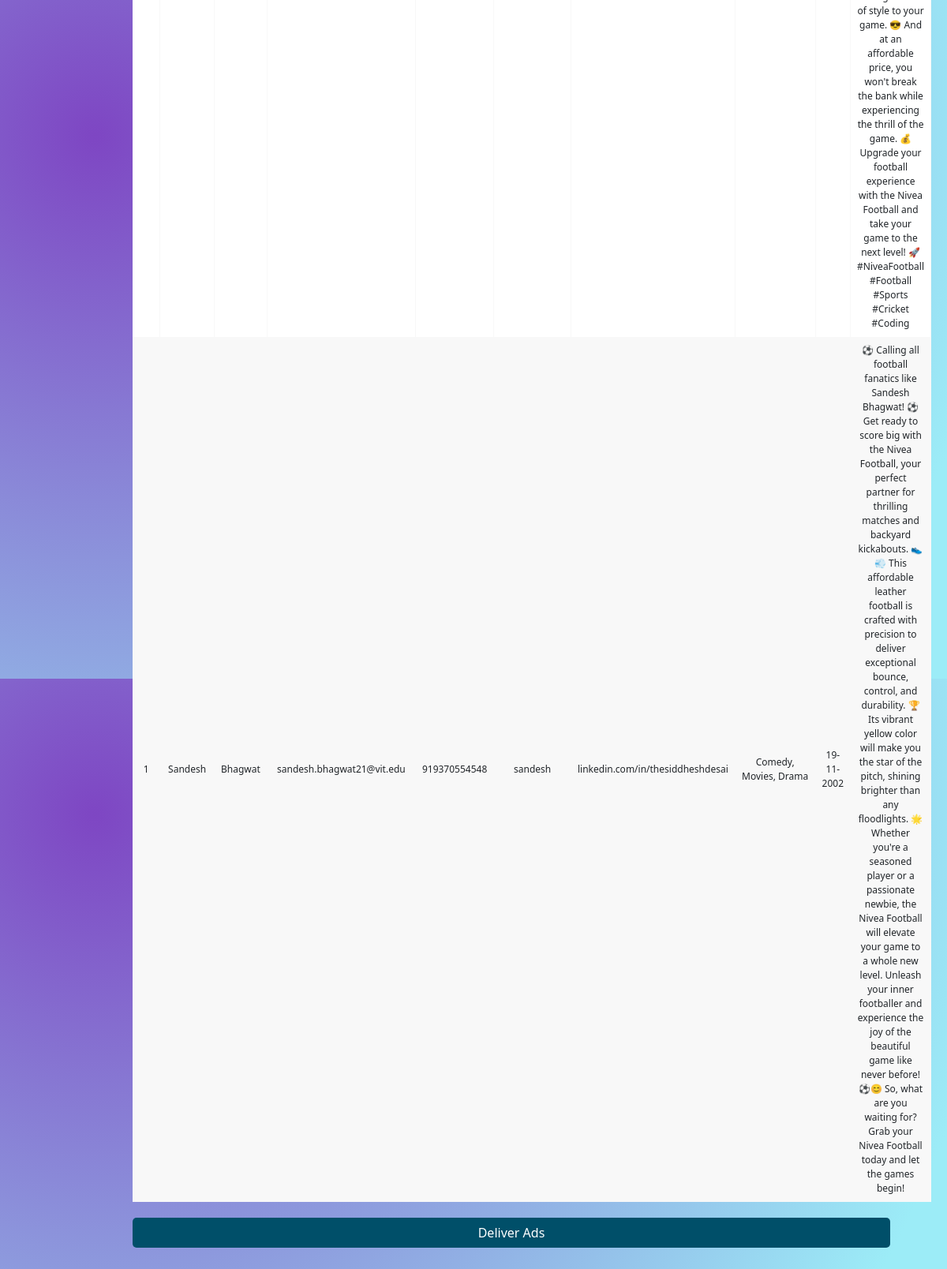
Page /customers on the committed database.
### tables this page shows
CREATE TABLE "da" (
"index" INTEGER,
  "First Name" TEXT,
  "Last Name" TEXT,
  "Email" TEXT,
  "WhatsApp" INTEGER,
  "Telegram" TEXT,
  "Linkedin" TEXT,
  "Interests" TEXT,
  "Date of Birth" TEXT
, ad_gen TEXT);

### app.py (the view)
@app.route('/customers', methods=['GET', 'POST'])
def display_table():
    connection = sqlite3.connect('demo.db')
    cursor = connection.cursor()
    cursor.execute('SELECT * FROM da')
    data = cursor.fetchall()
    print(data)
    connection.close()
    if request.method == 'POST':
        for i in data:
            send_whatsapp_message("+" + str(i[4]), i[9])
    return render_template('customer_table.html', data=data)

### templates/customer_table.html (shortened to what this page needs)
<!DOCTYPE html>
<html lang="en">
<head>
    <link href="https://cdn.jsdelivr.net/npm/bootstrap@5.3.2/dist/css/bootstrap.min.css" rel="stylesheet"
>
</head>
<body style="background: radial-gradient(circle at 10% 20%, rgb(126, 70, 195) 0%, rgb(156, 236, 247) 90%); background-size:cover">
    <div class="div" style="width: 80%; align-content: center; margin-top: 8%; margin-left: 8%;">
    <table class="fl-table" border="1">
        <tbody>
            {% for row in data %}
                <tr>
                    {% for value in row %}
                        <td>{{ value }}</td>
                    {% endfor %}
                </tr>
            {% endfor %}
        </tbody>
    </table>
    <form action="/customers" method="POST">
        <button type="submit" value="Submit" style="
            color: white;
            align-items: center;
            border-radius: 5px;
            width: 100%;
            height: 1cm;
            background-color: #004f69;
            border-color: white;
            border-style: hidden;
            margin-top:20px;
            margin-bottom: 5%;
          ">Deliver Ads</button>
    </form>
    </div>
</body>
</html>

### templates/customer_table.html (style rules this page uses)
body { display: flex; align-items: center; justify-content: center; height: 100vh; margin-top: 5%;  background: radial-gradient( circle at 10% 20%, rgb(126, 70, 195) 0%, rgb(156, 236, 247) 90% ); background-repeat: no-repeat; background-size: 110% 110%; }
.fl-table { border-radius: 5px; font-size: 12px; font-weight: normal; border: none; border-collapse: collapse;   white-space: nowrap; background-color: white; }
.fl-table td, .fl-table th { text-align: center; padding: 8px; }
.fl-table td { border-right: 1px solid #f8f8f8; font-size: 12px; }
.fl-table tr:nth-child(even) { background: #F8F8F8; }

### rows in the picture
da: row "1", First Name "Sandesh", Last Name "Bhagwat", Email "sandesh.bhagwat21@vit.edu", WhatsApp "919370554548", Telegram "sandesh", Linkedin "linkedin.com/in/thesiddheshdesai", Interests "Comedy, Movies, Drama", Date of Birth "19-11-2002", ad_gen "⚽️ Calling all football fanatics like Sandesh Bhagwat! ⚽️ Get ready to score big with the Nivea Football, your perfect partner for thrilling matches and backyard kickabouts. 👟💨 This affordable leather football is crafted with precision to deliver exceptional bounce, control, and durability. 🏆 Its vibrant yellow color will make you the star of the pitch, shining brighter than any floodlights. 🌟 Whether you're a seasoned player or a passionate newbie, the Nivea Football will elevate your game to a whole new level. Unleash your inner footballer and experience the joy of the beautiful game like never before! ⚽️😊 So, what are you waiting for? Grab your Nivea Football today and let the games…"
